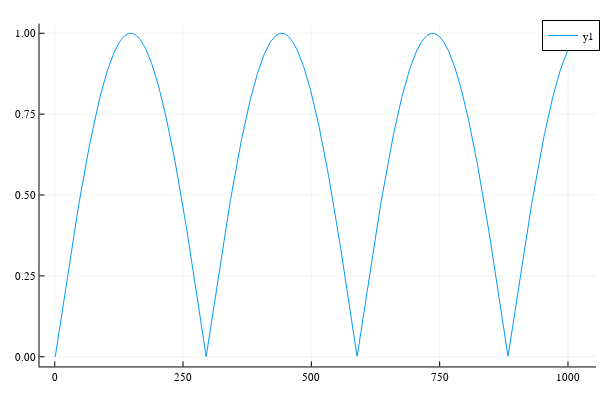

This figure's notebook cell:
### Code cell
# Simulate to check that magnitude is same as BlochSim.jl, and get target pattern to recover the pulse
Mx = zeros(N * os, 1)
My = zeros(N * os, 1)
Mz = zeros(N * os, 1)
Mx0 = 0
My0 = 0
Mz0 = 1.0
for ii = 1 : N * os
    rfg = [rf * b1[ii] * dt / 1000 * GAMMA; 2 * π * 0 / N; Mx0; My0; Mz0];
    M = myBlochSim(rfg)
    Mx[ii] = M[1]
    My[ii] = M[2]
    Mz[ii] = M[3]
end
plot(abs.(Complex.(Mx, My)))

### Figure 1 — Plotly figure (JSON) as saved in the notebook; plotly's stock layout.template omitted (floating-point values rounded to 4 significant figures; data arrays with more than 128 entries replaced by an {"elided": "..."} marker saying what was removed)
{"data": [{"colorbar": {"title": ""}, "legendgroup": "y1", "line": {"color": "rgba(0, 154, 250, 1.000)", "dash": "solid", "shape": "linear", "width": 1}, "mode": "lines", "name": "y1", "showlegend": true, "type": "scatter", "x": {"elided": "1024 int values"}, "xaxis": "x", "y": {"elided": "1024 float values"}, "yaxis": "y", "zmax": null, "zmin": null}], "layout": {"annotations": [], "height": 400, "legend": {"bgcolor": "rgba(255, 255, 255, 1.000)", "bordercolor": "rgba(0, 0, 0, 1.000)", "borderwidth": 1, "font": {"color": "rgba(0, 0, 0, 1.000)", "family": "sans-serif", "size": 11}, "title": {"font": {"color": "rgba(0, 0, 0, 1.000)", "family": "sans-serif", "size": 15}, "text": ""}, "tracegroupgap": 0, "traceorder": "normal", "x": 1, "xanchor": "auto", "y": 1, "yanchor": "auto"}, "margin": {"b": 20, "l": 0, "r": 0, "t": 20}, "paper_bgcolor": "rgba(255, 255, 255, 1.000)", "plot_bgcolor": "rgba(255, 255, 255, 1.000)", "showlegend": true, "width": 600, "xaxis": {"anchor": "y", "domain": [0.06582, 0.9934], "gridcolor": "rgba(0, 0, 0, 0.100)", "gridwidth": 0.5, "linecolor": "rgba(0, 0, 0, 1.000)", "mirror": false, "range": [-29.69, 1055.0], "showgrid": true, "showline": true, "showticklabels": true, "tickangle": 0, "tickcolor": "rgb(0, 0, 0)", "tickfont": {"color": "rgba(0, 0, 0, 1.000)", "family": "sans-serif", "size": 11}, "tickmode": "array", "ticks": "inside", "ticktext": ["0", "250", "500", "750", "1000"], "tickvals": [0, 250, 500, 750, 1000], "title": "", "titlefont": {"color": "rgba(0, 0, 0, 1.000)", "family": "sans-serif", "size": 15}, "type": "-", "visible": true, "zeroline": false, "zerolinecolor": "rgba(0, 0, 0, 1.000)"}, "yaxis": {"anchor": "x", "domain": [0.03762, 0.9902], "gridcolor": "rgba(0, 0, 0, 0.100)", "gridwidth": 0.5, "linecolor": "rgba(0, 0, 0, 1.000)", "mirror": false, "range": [-0.03, 1.03], "showgrid": true, "showline": true, "showticklabels": true, "tickangle": 0, "tickcolor": "rgb(0, 0, 0)", "tickfont": {"color": "rgba(0, 0, 0, 1.000)", "family": "sans-serif", "size": 11}, "tickmode": "array", "ticks": "inside", "ticktext": ["0.00", "0.25", "0.50", "0.75", "1.00"], "tickvals": [0, 0.25, 0.5, 0.75, 1], "title": "", "titlefont": {"color": "rgba(0, 0, 0, 1.000)", "family": "sans-serif", "size": 15}, "type": "-", "visible": true, "zeroline": false, "zerolinecolor": "rgba(0, 0, 0, 1.000)"}}}
